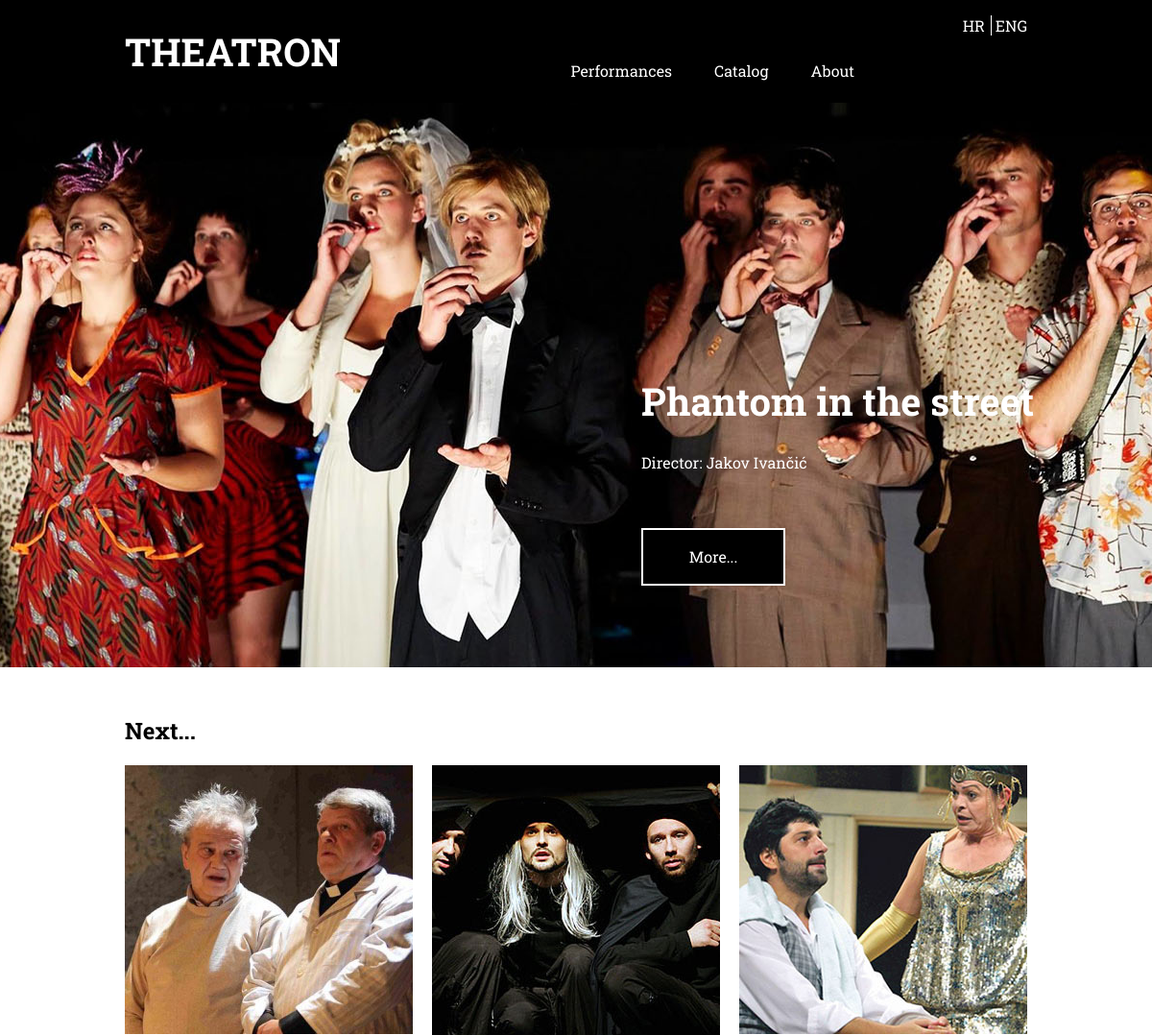
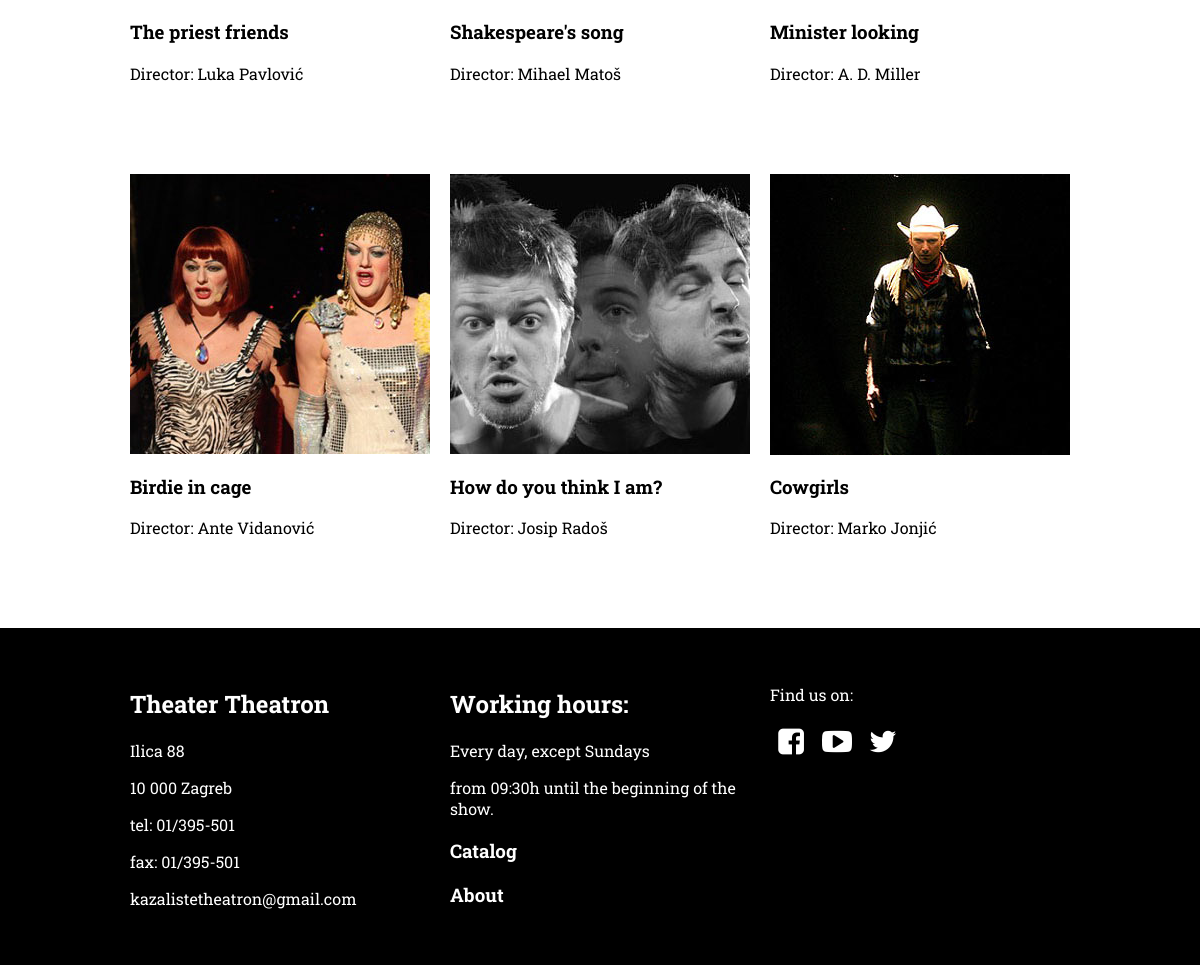
Page /kazaliste/eng/index_eng.php on the committed database (2 pictures, top to bottom).
### tables this page shows
CREATE TABLE `predstave_t` (
  `id` int(11) NOT NULL,
  `naslov_t` varchar(255) NOT NULL,
  `oPredstavi_t` text NOT NULL,
  `idLanguage` int(11) NOT NULL,
  `idPredstave` int(11) NOT NULL
);

CREATE TABLE `redatelj` (
  `id` int(11) NOT NULL,
  `ime` varchar(255) NOT NULL,
  `prezime` varchar(255) NOT NULL
);

CREATE TABLE `slike` (
  `id` int(11) NOT NULL,
  `idPredstave` int(11) NOT NULL,
  `slika140` varchar(255) NOT NULL,
  `slika300` varchar(255) NOT NULL,
  `slika400` varchar(255) NOT NULL,
  `slika460` varchar(255) NOT NULL,
  `slika460x350` varchar(255) NOT NULL
);

### kazaliste/eng/index_eng.php (the view, shortened to what this page needs)
<!DOCTYPE html>
<html>
   <head>
      <link rel="stylesheet" href="../css/normalize.css" />
      <link rel="stylesheet" href="../css/grid.css" />
      <link rel="stylesheet" href="../css/stil.css" />
      <link rel="stylesheet" href="../fonts/css/fontello.css"/>
   </head>
   <body>
      <header class="site-header">
         <div class="row">
            <div class="column column-4">
               <h1 class="logo"><a href="index_eng.php">THEATRON</a></h1>
            </div>
            <div class="column column-6">
               <nav class="main-navigation">
                  <ul>
                     <li><a href="predstave_eng.php">Performances</a></li>
                     <li><a href="cjenik_eng.php">Catalog</a></li>
                     <li><a href="onama_eng.html">About</a></li>
                  </ul>
               </nav>
            </div>
            <div class="column column-2">
               <div class="lang">
                  <li>
                     <ul>
                  <li><a href="../index.php">HR</a></li>
                  <li><a href="#">ENG </a></li>
                  </li>
               </div>
            </div>
         </div>
      </header>
      <section class="intro">
         <div class="row">
         <div class="column column-6">
            <div class="glavniNaslov">
               <?php
                  $dbc= mysqli_connect('localhost', 'root','root', 'theatron') or die('Error connecting to MySQL.');
                  $query= "SELECT  predstave.id, naslov_t, redatelj.ime, redatelj.prezime from predstave_t
                          join predstave on predstave.id=predstave_t.idPredstave
                          join redatelj on predstave.idRedatelja=redatelj.id
                          join slike on predstave.id=slike.idPredstave
                          where predstave.id=7 and predstave_t.idLanguage=1";
                  $result= mysqli_query($dbc, $query) or die("Error quering database");
                  $row = mysqli_fetch_array($result);
                  echo '<h1>' . $row['naslov_t'] . '</h1>
                  <p>Director: ' . $row['ime'] . ' ' . $row['prezime'] . '</p></div><br><br>';
                  echo '<a href="opredstavi_eng.php?id=' .$row[0] . '">
                  <form>
                     <button type="submit" name="vise" id="submit">More...</input>
                  </form></a>'
                   ?>
            </div>
         </div>
      </section>
      <section class="slijedi">
         <div class="row">
            <div class="column column-12">
               <h2>Next...</h2>
            </div>
            <?php
               $query= "SELECT predstave.id, slike.slika300, predstave_t.naslov_t, redatelj.ime, redatelj.prezime
                         from predstave_t
                         join predstave on predstave_t.idPredstave=predstave.id
                         join redatelj on redatelj.id=predstave.idRedatelja
                         join slike on predstave.id=slike.idPredstave limit 6";
               $result= mysqli_query($dbc, $query) or die("Error quering database");
               while($row = mysqli_fetch_array($result)){
               echo '<div class="column column-4">
               <div class="imageGrupa"><a href="opredstavi_eng.php?id=' .$row[0] .
               '"><img src="../' .$row[1] . '"></a></div>
               <div class="grupaNaslov">
               <a href="opredstavi.html">
                 <h3>' . $row['naslov_t'] . '</h3></a>
                 <p> Director: ' . $row['ime'] . ' ' . $row['prezime'] . '</p>
               </div>
               </div>';
               }
               ?>
         </div>
      </section>
      <footer class="site-footer">
         <div class="row">
            <div class="column column-4">
               <h2>Theater Theatron</h2>
               <p>Ilica 88</p>
               <p>10 000 Zagreb</p>
               <p>tel: 01/395-501</p>
               <p>fax: 01/395-501</p>
               <p>kazalistetheatron@gmail.com</p>
            </div>
            <div class="column column-4">
               <h2>Working hours:</h2>
               <p>Every day, except Sundays</p>
               <p>from 09:30h until the beginning of the show.</p>
               <h3><a href="cjenik_eng.php">Catalog</a></h3>
               <h3><a href="onama_eng.html">About</a></h3>
            </div>
            <div class="ikone column column-4">
               <p>Find us on:</p>
               <p><a href="#"><i class="icon-facebook-squared"></i></a>
                  <a href="#"><i class="icon-youtube-play"></i></a>
                  <a href="#"><i class="icon-twitter"></i></a>
               </p>
            </div>
         </div>
      </footer>
   </body>
</html>

### kazaliste/css/grid.css (style rules this page uses)
.row:before, .row:after, .column:before, .column:after, .cf:before, .cf:after { content: " "; display: table; }
.row:after, .column:after, .cf:after { clear: both; }
.column-2 { width: 140px; }
.column-4 { width: 300px; }
.column-6 { width: 460px; }
.column-12 { width: 940px; }
.column { margin: 0 10px; float: left; }
.row { width: 960px; margin: 0 auto; }

### kazaliste/css/stil.css (style rules this page uses)
.column img { float: left; margin-right: 20px; }
.logo { font-size: 40px; }
.site-header { background-color: black; width:100%; font-family: 'Roboto Slab', serif; }
.site-header a { text-decoration: none; color:white; font-family: 'Roboto Slab', serif; }
.site-header h1 { color:white; }
.main-navigation { margin-top:22px; float:right; margin-left:20px; }
.main-navigation ul { margin: 0 auto; padding:0; margin-top:21px; }
.main-navigation li { display:inline-block; font-size: 16px; color:white; }
.main-navigation a { padding:20px; display: block; text-decoration: none; color:white; }
.intro { padding:85px 0; background-image: url("../img/people-acting-resize.jpg"); background-repeat: no-repeat; background-position: center; background-color:black; font-family: 'Roboto Slab', serif; }
.intro h1 { font-size: 40px; font-family: 'Roboto Slab', serif; }
.intro button[type="submit"] { width: 150px; height: 60px; border:2px solid white; color:white; background-color: black; }
.intro button>a { text-decoration: none; color:white; }
.glavniNaslov, .oPredstavi { color:white; text-decoration: none; }
.intro a { display:block; width:100%; }
.intro .row .column-6 { float:right; margin-right:-5%; margin-top:18%; }
.lang { float:right; }
.lang li { display:inline-block; }
.lang ul li:first-child { padding-right:6px; border-right: 1px solid white; }
.slijedi h2 { margin-top:50px; font-family: 'Roboto Slab', serif; }
.grupaNaslov { margin-top:100%; margin-bottom:30%; font-family: 'Roboto Slab', serif; }
.grupaNaslov a { text-decoration: none; color:black; }
.site-footer { padding:40px 0; background-color: black; color:white; font-family: 'Roboto Slab', serif; }
.site-footer a { text-decoration: none; color:white; }
.ikone i { font-size: 30px; }
.ikone a { color:white; }

### rows in the picture
predstave_t: naslov_t "Phantom in the street", redatelj.ime "Jakov", redatelj.prezime "Ivančić"
predstave_t: slike.slika300 (picture), naslov_t "The priest friends", redatelj.ime "Luka", redatelj.prezime "Pavlović"
predstave_t: slike.slika300 (picture), naslov_t "Shakespeare's song", redatelj.ime "Mihael", redatelj.prezime "Matoš"
predstave_t: slike.slika300 (picture), naslov_t "Minister looking", redatelj.ime "A. D.", redatelj.prezime "Miller"
predstave_t: slike.slika300 (picture), naslov_t "Birdie in cage", redatelj.ime "Ante", redatelj.prezime "Vidanović"
predstave_t: slike.slika300 (picture), naslov_t "How do you think I am?", redatelj.ime "Josip", redatelj.prezime "Radoš"
predstave_t: slike.slika300 (picture), naslov_t "Cowgirls", redatelj.ime "Marko", redatelj.prezime "Jonjić"
